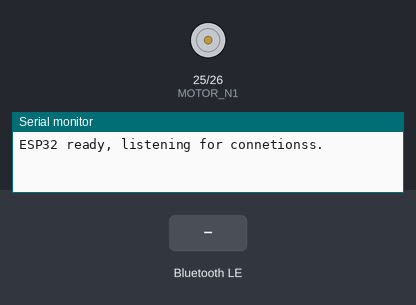
Simulated run of this program. Board: ESP32. On the bench: motor-driver pin pairs drawn as motors (green arrow = first pin HIGH = forward, orange = second pin HIGH = backward, longer = more drive), the last lines printed to the serial monitor. Inputs (shaded band) come from the test bench. Nothing arrives over Bluetooth unless stated; a phone connects over Bluetooth LE 3 s after start.

Above: at 1.2 s.
1.3 s: Bluetooth LE write "Forwards" received
At 2.2 s:
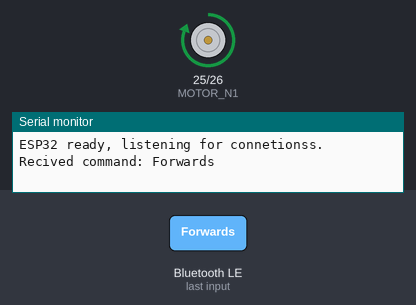
2.8 s: Bluetooth LE write "Backwards" received
At 3.4 s:
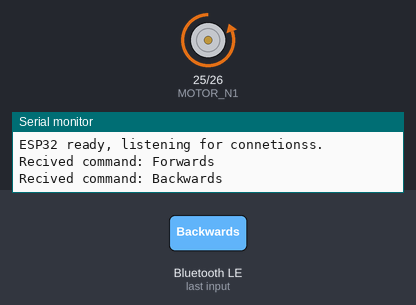
4.3 s: Bluetooth LE write "Stop" received
At 4.6 s:
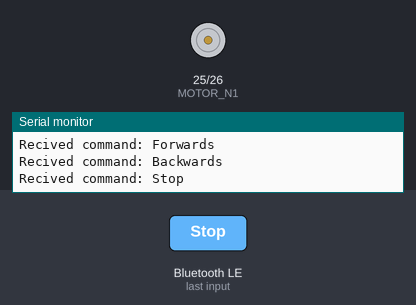
Timing chart, 0 to 7.3 s (numbered marks = the images above; inputs shaded):
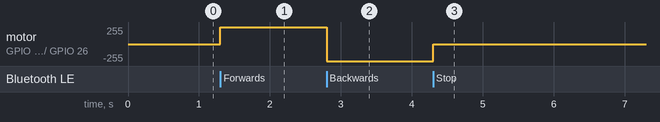

The program:

main.cpp
```cpp
#include <Arduino.h>
#include <BLEDevice.h>
#include <BLEService.h>
#include <BLEUtils.h>

const String SERVICE_UUID = "4fafc201-1fb5-459e-8fcc-c5c9c331914b";
const String CHARACTERISTIC_UUID = "beb5483e-36e1-4688-b7f5-ea07361b26a8";

const int MOTOR_N1 = 25;
const int MOTOR_N2 = 26;

class CarCallbacks : public BLECharacteristicCallbacks {
  void onWrite(BLECharacteristic *pCharacteristic) {
    String command = pCharacteristic->getValue().c_str();

    if (command.length() > 0) {
      Serial.print("Recived command: ");
      Serial.println(command);

      if (command == "Forwards") {
        digitalWrite(MOTOR_N1, HIGH);
        digitalWrite(MOTOR_N2, LOW);
      } else if (command == "Backwards") {
        digitalWrite(MOTOR_N1, LOW);
        digitalWrite(MOTOR_N2, HIGH);
      } else if (command == "Stop") {
        digitalWrite(MOTOR_N1, LOW);
        digitalWrite(MOTOR_N2, LOW);
      };
    };

  };
};


class ServerCallbacks : public BLEServerCallbacks {
  void onDisconnect(BLEServer* pServer) {
    digitalWrite(MOTOR_N1, LOW);
    digitalWrite(MOTOR_N2, LOW);
    BLEDevice::startAdvertising();
  };
};


void setup() {

  Serial.begin(115200);

  pinMode(MOTOR_N1, OUTPUT);
  pinMode(MOTOR_N2, OUTPUT);
  digitalWrite(MOTOR_N1, LOW);
  digitalWrite(MOTOR_N2, LOW);

  BLEDevice::init("ESP32-Car");

  BLEServer *pServer = BLEDevice::createServer();
  pServer->setCallbacks(new ServerCallbacks());
  BLEService *pService = pServer->createService(SERVICE_UUID);

  BLECharacteristic *pCharacteristic = pService->createCharacteristic(
    CHARACTERISTIC_UUID,
    BLECharacteristic::PROPERTY_WRITE | BLECharacteristic::PROPERTY_WRITE_NR
  );

  pCharacteristic->setCallbacks(new CarCallbacks());

  pService->start();
  BLEAdvertising *pAdvertising = BLEDevice::getAdvertising();
  pAdvertising->addServiceUUID(SERVICE_UUID);
  BLEDevice::startAdvertising();

  Serial.println("ESP32 ready, listening for connetionss.");
}

void loop() {
  delay(20);
}
```

Measured:
- after the input at 1.3 s, motor on GPIO 25 (MOTOR_N1) / GPIO 26 (MOTOR_N2): stopped → forward 255/255 at once
- after the input at 2.8 s, motor on GPIO 25 (MOTOR_N1) / GPIO 26 (MOTOR_N2): forward 255/255 → backward 255/255 at once
- after the input at 4.3 s, motor on GPIO 25 (MOTOR_N1) / GPIO 26 (MOTOR_N2): backward 255/255 → stopped at once
